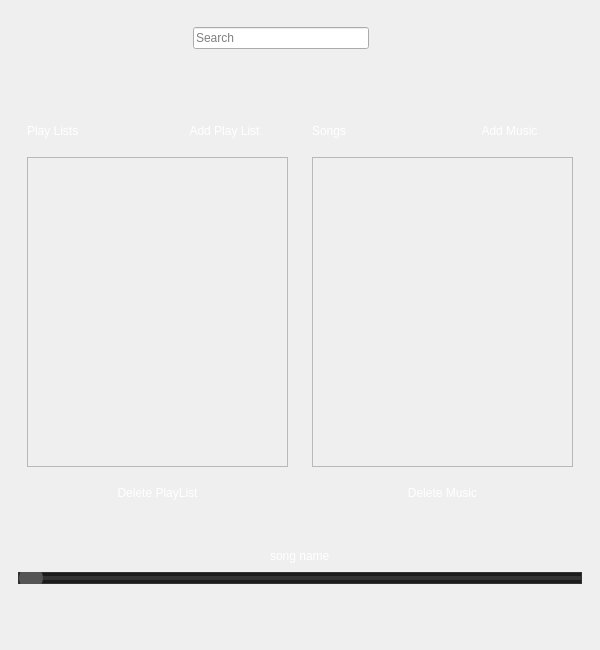
<?xml version="1.0" encoding="UTF-8"?>
<ui version="4.0">
 <class>MainWindow</class>
 <widget class="QMainWindow" name="MainWindow">
  <property name="geometry">
   <rect>
    <x>0</x>
    <y>0</y>
    <width>600</width>
    <height>650</height>
   </rect>
  </property>
  <property name="cursor">
   <cursorShape>ArrowCursor</cursorShape>
  </property>
  <property name="windowTitle">
   <string>Music Player</string>
  </property>
  <property name="styleSheet">
   <string notr="true">QPushButton {
	border:none;
	background: transparent;
}
QPushButton {
	text-align : center;
	background : transparent; 
	border-radius : 5 px;
	font: 9pt &quot;Playwrite DE Grund&quot;;
	color: rgb(255, 255, 255);
	height : 40 px;
	border-radius:5px;
}
QPushButton:hover {
	background-color: rgb(51, 51, 51);
	font: 700 9pt &quot;Playwrite DE Grund&quot;;
}
QPushButton:checked {
	background-color: rgb(51, 51, 51);
	font: 700 9pt &quot;Playwrite DE Grund&quot;;
}
QLabel {
	text-align : center;
	background : transparent; 
	border-radius : 5 px;
	font: 9pt &quot;Playwrite DE Grund&quot;;
	color: rgb(255, 255, 255);
	height : 40 px;
	border-radius:5px;
}</string>
  </property>
  <widget class="QWidget" name="centralwidget">
   <layout class="QVBoxLayout" name="verticalLayout_5">
    <property name="spacing">
     <number>6</number>
    </property>
    <property name="bottomMargin">
     <number>11</number>
    </property>
    <item>
     <widget class="QWidget" name="searchWidget" native="true">
      <layout class="QVBoxLayout" name="verticalLayout_2">
       <item>
        <layout class="QVBoxLayout" name="verticalLayout">
         <item>
          <layout class="QHBoxLayout" name="horizontalLayout">
           <item>
            <spacer name="horizontalSpacer_2">
             <property name="orientation">
              <enum>Qt::Orientation::Horizontal</enum>
             </property>
             <property name="sizeHint" stdset="0">
              <size>
               <width>40</width>
               <height>20</height>
              </size>
             </property>
            </spacer>
           </item>
           <item>
            <widget class="QLineEdit" name="searchLE">
             <property name="placeholderText">
              <string>Search</string>
             </property>
            </widget>
           </item>
           <item>
            <widget class="QPushButton" name="searchPB">
             <property name="text">
              <string/>
             </property>
             <property name="icon">
              <iconset resource="pictures.qrc">
               <normaloff>:/Icons/search.png</normaloff>:/Icons/search.png</iconset>
             </property>
             <property name="iconSize">
              <size>
               <width>20</width>
               <height>20</height>
              </size>
             </property>
            </widget>
           </item>
           <item>
            <spacer name="horizontalSpacer">
             <property name="orientation">
              <enum>Qt::Orientation::Horizontal</enum>
             </property>
             <property name="sizeHint" stdset="0">
              <size>
               <width>40</width>
               <height>20</height>
              </size>
             </property>
            </spacer>
           </item>
          </layout>
         </item>
         <item>
          <widget class="QLabel" name="searchBoxErrorLB">
           <property name="text">
            <string/>
           </property>
          </widget>
         </item>
        </layout>
       </item>
      </layout>
     </widget>
    </item>
    <item>
     <widget class="QWidget" name="mianWidget" native="true">
      <layout class="QHBoxLayout" name="horizontalLayout_5">
       <item>
        <layout class="QHBoxLayout" name="horizontalLayout_4">
         <item>
          <widget class="QWidget" name="widget" native="true">
           <layout class="QVBoxLayout" name="verticalLayout_3">
            <item>
             <layout class="QHBoxLayout" name="horizontalLayout_2">
              <item>
               <widget class="QLabel" name="label">
                <property name="text">
                 <string>Play Lists</string>
                </property>
               </widget>
              </item>
              <item>
               <widget class="QPushButton" name="addPlayListPB">
                <property name="text">
                 <string>Add Play List</string>
                </property>
                <property name="icon">
                 <iconset resource="pictures.qrc">
                  <normaloff>:/Icons/plus.png</normaloff>:/Icons/plus.png</iconset>
                </property>
                <property name="iconSize">
                 <size>
                  <width>20</width>
                  <height>20</height>
                 </size>
                </property>
               </widget>
              </item>
             </layout>
            </item>
            <item>
             <widget class="QScrollArea" name="playListsSongsSA">
              <property name="widgetResizable">
               <bool>true</bool>
              </property>
              <widget class="QWidget" name="scrollAreaWidgetContents">
               <property name="geometry">
                <rect>
                 <x>0</x>
                 <y>0</y>
                 <width>271</width>
                 <height>331</height>
                </rect>
               </property>
               <layout class="QVBoxLayout" name="verticalLayout_7">
                <item>
                 <spacer name="verticalSpacer">
                  <property name="orientation">
                   <enum>Qt::Orientation::Vertical</enum>
                  </property>
                  <property name="sizeHint" stdset="0">
                   <size>
                    <width>20</width>
                    <height>416</height>
                   </size>
                  </property>
                 </spacer>
                </item>
               </layout>
              </widget>
             </widget>
            </item>
            <item>
             <widget class="QPushButton" name="deletePlayListPB">
              <property name="text">
               <string>Delete PlayList</string>
              </property>
              <property name="icon">
               <iconset resource="pictures.qrc">
                <normaloff>:/Icons/delete.png</normaloff>:/Icons/delete.png</iconset>
              </property>
              <property name="iconSize">
               <size>
                <width>20</width>
                <height>20</height>
               </size>
              </property>
             </widget>
            </item>
           </layout>
          </widget>
         </item>
         <item>
          <widget class="QWidget" name="widget_2" native="true">
           <layout class="QVBoxLayout" name="verticalLayout_4">
            <item>
             <layout class="QHBoxLayout" name="horizontalLayout_3">
              <item>
               <widget class="QLabel" name="label_2">
                <property name="text">
                 <string>Songs</string>
                </property>
               </widget>
              </item>
              <item>
               <widget class="QPushButton" name="pushButton">
                <property name="text">
                 <string>Add Music</string>
                </property>
                <property name="icon">
                 <iconset resource="pictures.qrc">
                  <normaloff>:/Icons/plus.png</normaloff>:/Icons/plus.png</iconset>
                </property>
                <property name="iconSize">
                 <size>
                  <width>20</width>
                  <height>20</height>
                 </size>
                </property>
               </widget>
              </item>
             </layout>
            </item>
            <item>
             <widget class="QScrollArea" name="musicsSA">
              <property name="widgetResizable">
               <bool>true</bool>
              </property>
              <widget class="QWidget" name="scrollAreaWidgetContents_2">
               <property name="geometry">
                <rect>
                 <x>0</x>
                 <y>0</y>
                 <width>271</width>
                 <height>331</height>
                </rect>
               </property>
               <layout class="QVBoxLayout" name="verticalLayout_8">
                <item>
                 <spacer name="verticalSpacer_2">
                  <property name="orientation">
                   <enum>Qt::Orientation::Vertical</enum>
                  </property>
                  <property name="sizeHint" stdset="0">
                   <size>
                    <width>20</width>
                    <height>416</height>
                   </size>
                  </property>
                 </spacer>
                </item>
               </layout>
              </widget>
             </widget>
            </item>
            <item>
             <widget class="QPushButton" name="deleteSongPB">
              <property name="text">
               <string>Delete Music</string>
              </property>
              <property name="icon">
               <iconset resource="pictures.qrc">
                <normaloff>:/Icons/delete.png</normaloff>:/Icons/delete.png</iconset>
              </property>
              <property name="iconSize">
               <size>
                <width>20</width>
                <height>20</height>
               </size>
              </property>
             </widget>
            </item>
           </layout>
          </widget>
         </item>
        </layout>
       </item>
      </layout>
     </widget>
    </item>
    <item>
     <widget class="QWidget" name="widget_3" native="true">
      <layout class="QVBoxLayout" name="verticalLayout_6">
       <item>
        <layout class="QHBoxLayout" name="horizontalLayout_7">
         <item>
          <spacer name="horizontalSpacer_6">
           <property name="orientation">
            <enum>Qt::Orientation::Horizontal</enum>
           </property>
           <property name="sizeHint" stdset="0">
            <size>
             <width>40</width>
             <height>20</height>
            </size>
           </property>
          </spacer>
         </item>
         <item>
          <widget class="QLabel" name="songNameL">
           <property name="text">
            <string>song name</string>
           </property>
          </widget>
         </item>
         <item>
          <spacer name="horizontalSpacer_5">
           <property name="orientation">
            <enum>Qt::Orientation::Horizontal</enum>
           </property>
           <property name="sizeHint" stdset="0">
            <size>
             <width>40</width>
             <height>20</height>
            </size>
           </property>
          </spacer>
         </item>
        </layout>
       </item>
       <item>
        <widget class="QSlider" name="horizontalSlider">
         <property name="styleSheet">
          <string notr="true">QSlider {
    background: #1C1C1C;
    border: 1px solid #333;
    height: 10px;
}

QSlider::groove:horizontal {
    background: #333;
    height: 4px;
}

QSlider::handle {
    background: #555; /* Dark gray handle */
    width: 24px; /* Increased width for circular shape */
    height: 24px; /* Height matches width for a circle */
    margin: -10px 0; /* Centering the handle on the track */
    border-radius: 12px; /* Rounded handle for a circle */
}

QSlider::handle:hover {
    background: #CCCCCC; /* Light gray on hover */
}

QSlider:disabled {
    background: #2A2A2A;
}

QSlider::handle:disabled {
    background: #777;
}
</string>
         </property>
         <property name="orientation">
          <enum>Qt::Orientation::Horizontal</enum>
         </property>
        </widget>
       </item>
       <item>
        <layout class="QHBoxLayout" name="horizontalLayout_6">
         <property name="spacing">
          <number>15</number>
         </property>
         <item>
          <spacer name="horizontalSpacer_3">
           <property name="orientation">
            <enum>Qt::Orientation::Horizontal</enum>
           </property>
           <property name="sizeHint" stdset="0">
            <size>
             <width>40</width>
             <height>20</height>
            </size>
           </property>
          </spacer>
         </item>
         <item>
          <widget class="QPushButton" name="loopPB">
           <property name="cursor">
            <cursorShape>PointingHandCursor</cursorShape>
           </property>
           <property name="text">
            <string/>
           </property>
           <property name="icon">
            <iconset resource="pictures.qrc">
             <normaloff>:/Icons/loop.png</normaloff>:/Icons/loop.png</iconset>
           </property>
           <property name="iconSize">
            <size>
             <width>20</width>
             <height>20</height>
            </size>
           </property>
           <property name="checkable">
            <bool>true</bool>
           </property>
          </widget>
         </item>
         <item>
          <widget class="QPushButton" name="prePB">
           <property name="cursor">
            <cursorShape>PointingHandCursor</cursorShape>
           </property>
           <property name="text">
            <string/>
           </property>
           <property name="icon">
            <iconset resource="pictures.qrc">
             <normaloff>:/Icons/prev.png</normaloff>:/Icons/prev.png</iconset>
           </property>
           <property name="iconSize">
            <size>
             <width>20</width>
             <height>20</height>
            </size>
           </property>
          </widget>
         </item>
         <item>
          <widget class="QPushButton" name="StopPB">
           <property name="cursor">
            <cursorShape>PointingHandCursor</cursorShape>
           </property>
           <property name="styleSheet">
            <string notr="true">QPushButton {
	text-align : center;
	background : transparent; 
	border-radius : 5 px;
	font: 9pt &quot;Playwrite DE Grund&quot;;
	color: rgb(255, 255, 255);
	height : 40 px;
	padding-left:5px;
	border-radius:5px;
}</string>
           </property>
           <property name="text">
            <string/>
           </property>
           <property name="icon">
            <iconset resource="pictures.qrc">
             <normaloff>:/Icons/play-button-arrowhead.png</normaloff>
             <normalon>:/Icons/pause.png</normalon>:/Icons/play-button-arrowhead.png</iconset>
           </property>
           <property name="iconSize">
            <size>
             <width>20</width>
             <height>20</height>
            </size>
           </property>
           <property name="checkable">
            <bool>true</bool>
           </property>
          </widget>
         </item>
         <item>
          <widget class="QPushButton" name="nextPB">
           <property name="cursor">
            <cursorShape>PointingHandCursor</cursorShape>
           </property>
           <property name="text">
            <string/>
           </property>
           <property name="icon">
            <iconset resource="pictures.qrc">
             <normaloff>:/Icons/next.png</normaloff>:/Icons/next.png</iconset>
           </property>
           <property name="iconSize">
            <size>
             <width>20</width>
             <height>20</height>
            </size>
           </property>
          </widget>
         </item>
         <item>
          <widget class="QPushButton" name="shufflePB">
           <property name="cursor">
            <cursorShape>PointingHandCursor</cursorShape>
           </property>
           <property name="text">
            <string/>
           </property>
           <property name="icon">
            <iconset resource="pictures.qrc">
             <normaloff>:/Icons/shuffle.png</normaloff>:/Icons/shuffle.png</iconset>
           </property>
           <property name="iconSize">
            <size>
             <width>20</width>
             <height>20</height>
            </size>
           </property>
           <property name="checkable">
            <bool>true</bool>
           </property>
          </widget>
         </item>
         <item>
          <spacer name="horizontalSpacer_4">
           <property name="orientation">
            <enum>Qt::Orientation::Horizontal</enum>
           </property>
           <property name="sizeHint" stdset="0">
            <size>
             <width>40</width>
             <height>20</height>
            </size>
           </property>
          </spacer>
         </item>
        </layout>
       </item>
      </layout>
     </widget>
    </item>
   </layout>
  </widget>
 </widget>
 <resources>
  <include location="pictures.qrc"/>
 </resources>
 <connections/>
</ui>
